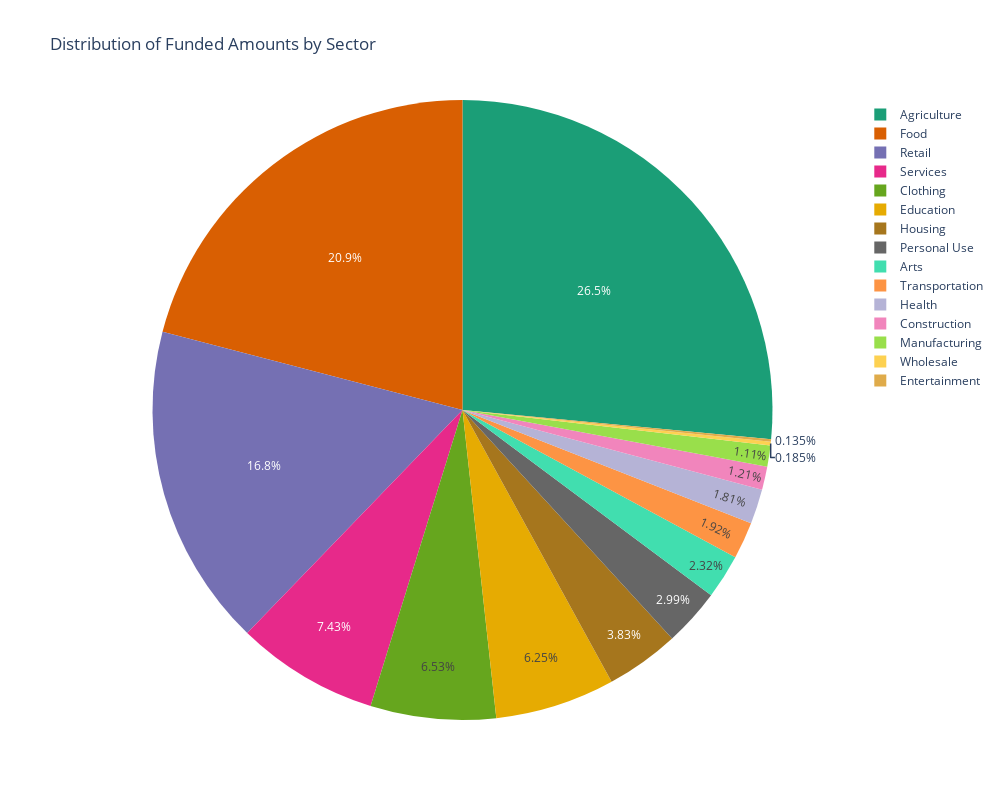

The cell this chart's notebook holds for it:
### Code cell
# Create a Plotly pie chart for the distribution of funded amounts by sector
fig = px.pie(
    sector_group,
    names='sector',
    values='funded_amount',
    title='Distribution of Funded Amounts by Sector',
    height=800,
    width= 1000,
    color_discrete_sequence=px.colors.qualitative.Dark2
)

# Show the interactive pie chart
fig.show()

### Figure 1 — Plotly figure (JSON) as saved in the notebook; plotly's stock layout.template omitted (floating-point values rounded to 4 significant figures)
{"data": [{"domain": {"x": [0, 1], "y": [0, 1]}, "hovertemplate": "sector=%{label}<br>funded_amount=%{value}<extra></extra>", "labels": ["Agriculture", "Arts", "Clothing", "Construction", "Education", "Entertainment", "Food", "Health", "Housing", "Manufacturing", "Personal Use", "Retail", "Services", "Transportation", "Wholesale"], "legendgroup": "", "name": "", "showlegend": true, "type": "pie", "values": [115379800, 10084175, 28445975, 5278000, 27192725, 589150, 91178800, 7866525, 16676925, 4826075, 13026325, 73313975, 32333200, 8380050, 807350]}], "layout": {"height": 800, "legend": {"tracegroupgap": 0}, "piecolorway": ["rgb(27,158,119)", "rgb(217,95,2)", "rgb(117,112,179)", "rgb(231,41,138)", "rgb(102,166,30)", "rgb(230,171,2)", "rgb(166,118,29)", "rgb(102,102,102)"], "title": {"text": "Distribution of Funded Amounts by Sector"}, "width": 1000}}
